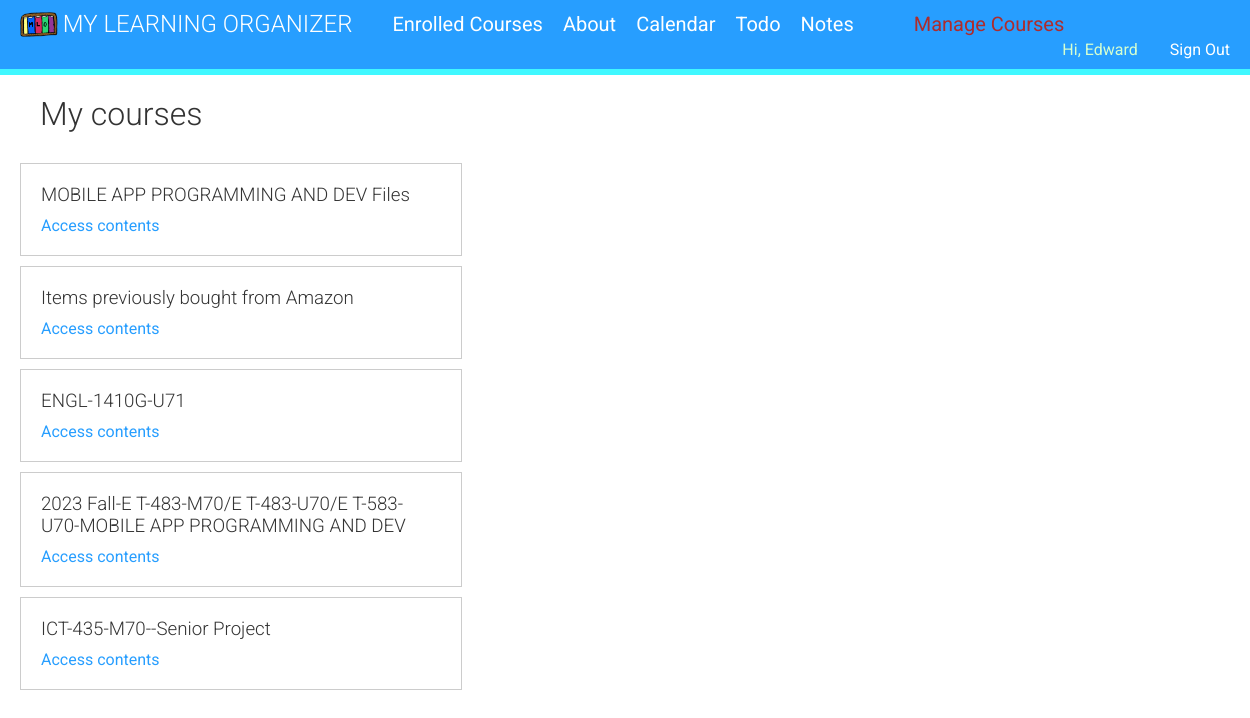
The page /students/courses/ (signed in) on the database its author committed.
### courses/models.py (models this page shows, shortened)
class Course(models.Model):
    owner = models.ForeignKey(User,
                              related_name='course_created',
                              on_delete=models.CASCADE)
    subject = models.ForeignKey(Subject,
                                related_name='courses',
                                on_delete=models.CASCADE)
    title = models.CharField(max_length=200)
    slug = models.SlugField(max_length=200, unique=True)
    overview = models.TextField()
    created = models.DateTimeField(auto_now_add=True)
    students = models.ManyToManyField(User,
                                      related_name='courses_joined',
                                      blank=True)
    class Meta:
        ordering = ['-created']

### students/views.py (the view, shortened to what this page needs)
class StudentCourseListView(LoginRequiredMixin, ListView):
    model = Course
    template_name = 'students/course/list.html'
    def get_queryset(self):
        qs = super().get_queryset()
        return qs.filter(students__in=[self.request.user])

### courses/templatetags/course.py (called while the page is built)
@register.filter(name='has_group')
def has_group(user, instructors):
    group = Group.objects.get(name=instructors)
    return True if group in user.groups.all() else False

### students/templates/students/course/list.html (shortened to what this page needs)
{% extends "base.html" %}
{% block content %}
  <h1>My courses</h1>
  <div class="module">
    {% for course in object_list %}
      <div class="course-info">
        <h3>{{ course.title }}</h3>
        <p><a href="{% url "student_course_detail" course.id %}">
        Access contents</a></p>
      </div>
    {% empty %}
      <p>
        You are not enrolled in any courses yet.
        <a href="{% url "course_list" %}">Browse courses</a>
        to enroll in a course.
      </p>
    {% endfor %}
  </div>
{% endblock %}

### courses/templates/navigation.html (shortened to what this page needs)
{% load course %}
{% load static %}
<div id="header">
     <img style="float: left; padding-right: 5px; padding-top: 2px;" height="25px" class="logoNav" src="{% static 'images/MLOLogo.png' %}" alt="This is my sites logo">
    <a href="/" class="logo">My Learning Organizer</a>
    {% if request.user.is_authenticated %}<a href="{% url 'student_course_list' %}" class="menu-bar-first">Enrolled Courses</a> {% endif %}
    <a href="{% url "about" %}" class="menu-bar">About</a>
    {% if request.user.is_authenticated %}<a href="{% url 'home' %}" class="menu-bar">Calendar</a> {% endif %}
    {% if request.user.is_authenticated %}<a href="{% url 'todo-index' %}" class="menu-bar">Todo</a> {% endif %}
    {% if request.user.is_authenticated %}<a href="{% url 'notes.list' %}" class="menu-bar">Notes</a> {% endif %}
    {% if request.user|has_group:"instructors" %}<a href="{% url 'manage_course_list' %}"  class="menu-bar manage">Manage Courses</a>{% endif %}
    <ul class="menu">
        {% if request.user.is_authenticated %}
            <li><div id="name">Hi, {% if request.user.first_name %}{{ request.user.first_name }}{% else %}{{request.user|title}}{% endif %}</div><a class="sign-in-out" href="{% url 'logout' %}">Sign Out</a></li>
        {% else %}
            <li><a class="sign-in-out"  href="{% url 'login' %}">Sign In</a></li>
        {% endif %}
    </ul>
</div>

### courses/static/css/base.css (style rules this page uses)
body { margin:0; padding: 0; font-family:'Roboto', sans-serif; font-weight:400; color:#333; }
a { color:#279EFF; text-decoration:none; }
ul { float:left; }
h1, h2, h3, h4, h5, h6 { font-family:'Roboto', sans-serif; font-weight:300; }
h1 { width:100%; overflow:auto; padding:20px 0 20px 40px; margin:0; }
.module { padding:10px 20px; float:left; width:600px; }
.module h3 { margin:20px 0 0; padding:0; width:100%; }
.module p { margin:10px 0 20px; width:100%; float:left; }
#header { background-color: #279EFF; overflow:auto; padding:10px 20px; border-bottom:6px solid #40F8FF; }
#header .logo { text-decoration:none; font-family:'Roboto', sans-serif; font-weight:300; text-transform:uppercase; font-size:24px; color:#fff; float:left; }
.logoNav { float: left !important; height: 25px; padding-top: 2px; padding-right: 5px; }
#header a { color:#fff; }
#header .menu { list-style:none; float:right; margin:0; padding:0; }
#header .menu-bar-first { float: left; padding-left: 2em; padding-top: 2px; font-size: 20px; }
#name { color: #D5FFD0; float: inline-start; padding-top: 4px; padding-right: 2em; }
.sign-in-out { float: right; padding-top: 4px; color: green; }
#header .menu-bar.manage { color: #ae2c2c; float: left; padding-left: 3em; }
#header .menu-bar { float: left; padding-left: 1em; padding-top: 2px; font-size: 20px; }
.course-info { border:1px solid #ccc; padding:0 20px; margin-bottom:10px; width:400px; overflow:auto; }
.course-info a { margin-right:10px; }
html, body { scroll-behavior: smooth !important; }

### rows shown on the page
Course: title "MOBILE APP PROGRAMMING AND DEV Files"
Course: title "Items previously bought from Amazon"
Course: title "ENGL-1410G-U71"
Course: title "2023 Fall-E T-483-M70/E T-483-U70/E T-583-U70-MOBILE APP PROGRAMMING AND DEV"
Course: title "ICT-435-M70--Senior Project"

### other values the page prints
{{ request.user.first_name }} "Edward"
